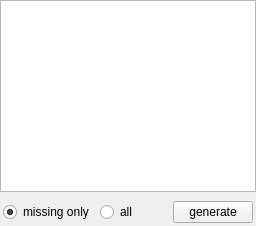
<?xml version="1.0" encoding="UTF-8"?>
<ui version="4.0">
 <class>CMatchingStatisticsComponent</class>
 <widget class="QFrame" name="CMatchingStatisticsComponent">
  <property name="geometry">
   <rect>
    <x>0</x>
    <y>0</y>
    <width>256</width>
    <height>226</height>
   </rect>
  </property>
  <property name="windowTitle">
   <string>Matching statistics</string>
  </property>
  <layout class="QVBoxLayout" name="vl_MatchingStatistics">
   <property name="leftMargin">
    <number>0</number>
   </property>
   <property name="topMargin">
    <number>0</number>
   </property>
   <property name="rightMargin">
    <number>0</number>
   </property>
   <property name="bottomMargin">
    <number>0</number>
   </property>
   <item>
    <widget class="BlackGui::Views::CMatchingStatisticsView" name="tvp_MatchingStatistics">
     <property name="selectionMode">
      <enum>QAbstractItemView::NoSelection</enum>
     </property>
     <attribute name="verticalHeaderVisible">
      <bool>false</bool>
     </attribute>
     <attribute name="verticalHeaderHighlightSections">
      <bool>false</bool>
     </attribute>
    </widget>
   </item>
   <item>
    <widget class="QFrame" name="fr_Bottom">
     <layout class="QHBoxLayout" name="hl_Bottom">
      <property name="leftMargin">
       <number>3</number>
      </property>
      <property name="topMargin">
       <number>3</number>
      </property>
      <property name="rightMargin">
       <number>3</number>
      </property>
      <property name="bottomMargin">
       <number>3</number>
      </property>
      <item>
       <widget class="QRadioButton" name="rb_MissingOnly">
        <property name="text">
         <string>missing only</string>
        </property>
        <property name="checked">
         <bool>true</bool>
        </property>
       </widget>
      </item>
      <item>
       <widget class="QRadioButton" name="rb_All">
        <property name="text">
         <string>all</string>
        </property>
        <property name="checked">
         <bool>false</bool>
        </property>
       </widget>
      </item>
      <item>
       <widget class="QPushButton" name="pb_Generate">
        <property name="text">
         <string>generate</string>
        </property>
       </widget>
      </item>
     </layout>
    </widget>
   </item>
  </layout>
 </widget>
 <customwidgets>
  <customwidget>
   <class>BlackGui::Views::CMatchingStatisticsView</class>
   <extends>QTableView</extends>
   <header>blackgui/views/matchingstatisticsview.h</header>
  </customwidget>
 </customwidgets>
 <resources/>
 <connections/>
</ui>
